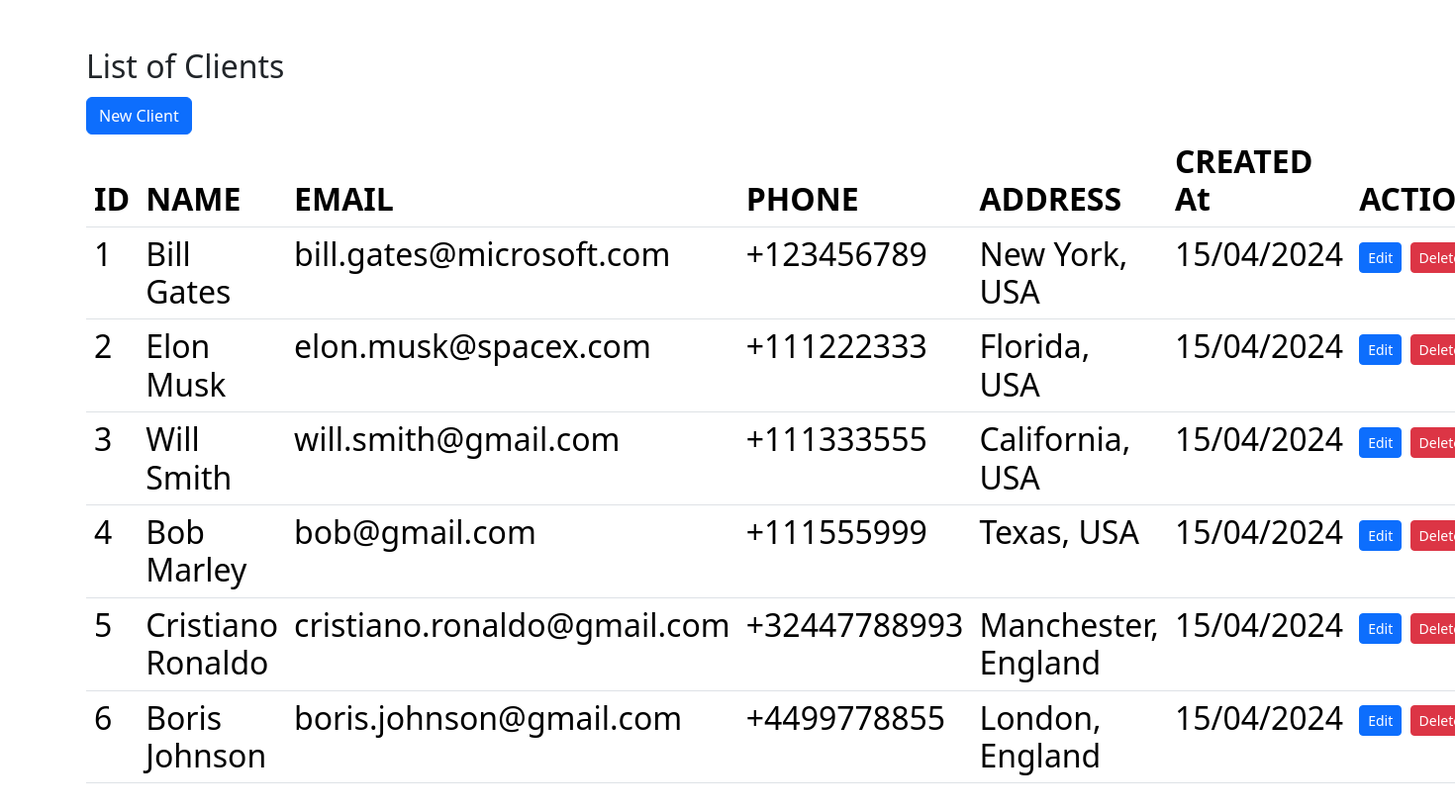
The page / on the database its author committed.
### tables this page shows
CREATE TABLE `clients` (
  `id` int(11) NOT NULL,
  `name` varchar(100) NOT NULL,
  `email` varchar(200) NOT NULL,
  `phone` varchar(20) DEFAULT NULL,
  `address` varchar(200) DEFAULT NULL,
  `created_at` datetime NOT NULL DEFAULT current_timestamp()
);

### index.php (the view, shortened to what this page needs)
<!DOCTYPE html>
<html lang="en">
<head>
    <link rel="stylesheet" href="https://cdn.jsdelivr.net/npm/bootstrap@5.3.3/dist/css/bootstrap.min.css">
</head>
<body>
    <div class = "container my-5">
        <h2>List of Clients<h2>
            <a class="btn btn-primary" href="/myshop/create.php" role="button">New Client</a>
            <br>
            <table class="table">
                <thead>
                    <tr>
                        <th>ID</th>
                        <th>NAME</th>
                        <th>EMAIL</th>
                        <th>PHONE</th>
                        <th>ADDRESS</th>
                        <th>CREATED At</th>
                        <th>ACTION</th>
                    </tr>
                </thead>
                <tbody>
                <?php
                $servername = "localhost";
                $username = "root";
                $password = "";
                $database = "myshop";
                $conn = new mysqli ($servername, $username, $password, $database);
                $sql = "SELECT * FROM clients";
                $result = $conn->query($sql);
                while($row = $result->fetch_assoc()){
                    echo "
                    <tr>
                        <td>$row[id]</td>
                        <td>$row[name]</td>
                        <td>$row[email]</td>
                        <td>$row[phone]</td>
                        <td>$row[address]</td>
                        <td>15/04/2024</td>
                        <td>
                            <a class='btn btn-primary btn-sm' href='/myshop/edit.php?id=$row[id]'>Edit</a>
                            <a class='btn btn-danger btn-sm' href='/myshop/delete.php?id=$row[id]'>Delete</a>
                        </td>
                    </tr>
                    ";
                }
                ?>
                </tbody>
            </table>
    </div>
</body>
</html>

### rows shown on the page
clients: id "1", name "Bill Gates", email "bill.gates@microsoft.com", phone "+123456789", address "New York, USA"
clients: id "2", name "Elon Musk", email "elon.musk@spacex.com", phone "+111222333", address "Florida, USA"
clients: id "3", name "Will Smith", email "will.smith@gmail.com", phone "+111333555", address "California, USA"
clients: id "4", name "Bob Marley", email "bob@gmail.com", phone "+111555999", address "Texas, USA"
clients: id "5", name "Cristiano Ronaldo", email "cristiano.ronaldo@gmail.com", phone "+32447788993", address "Manchester, England"
clients: id "6", name "Boris Johnson", email "boris.johnson@gmail.com", phone "+4499778855", address "London, England"
